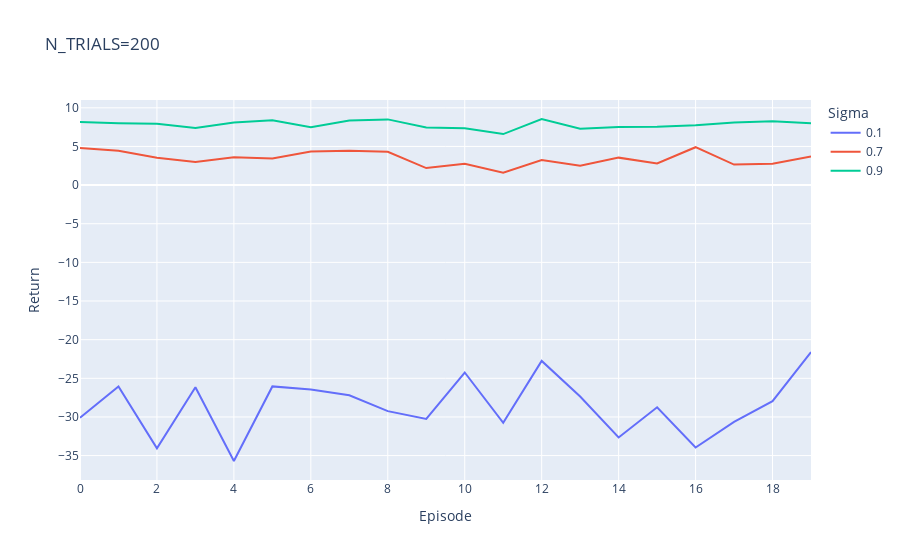

Source (notebook cell):
### Code cell
fig = px.line(avg_df, x="Episode", y="Return", color="Sigma", title=f"N_TRIALS={N_TRIALS}")
fig.show()

### Figure 1 — Plotly figure (JSON) as saved in the notebook; plotly's stock layout.template omitted (floating-point values rounded to 4 significant figures)
{"data": [{"hovertemplate": "Sigma=0.1<br>Episode=%{x}<br>Return=%{y}<extra></extra>", "legendgroup": "0.1", "line": {"color": "#636efa", "dash": "solid"}, "marker": {"symbol": "circle"}, "mode": "lines", "name": "0.1", "orientation": "v", "showlegend": true, "type": "scatter", "x": [0, 1, 2, 3, 4, 5, 6, 7, 8, 9, 10, 11, 12, 13, 14, 15, 16, 17, 18, 19], "xaxis": "x", "y": [-30.1, -26.05, -34.05, -26.15, -35.7, -26.05, -26.45, -27.2, -29.25, -30.25, -24.25, -30.75, -22.75, -27.35, -32.65, -28.75, -33.95, -30.65, -27.95, -21.6], "yaxis": "y"}, {"hovertemplate": "Sigma=0.7<br>Episode=%{x}<br>Return=%{y}<extra></extra>", "legendgroup": "0.7", "line": {"color": "#EF553B", "dash": "solid"}, "marker": {"symbol": "circle"}, "mode": "lines", "name": "0.7", "orientation": "v", "showlegend": true, "type": "scatter", "x": [0, 1, 2, 3, 4, 5, 6, 7, 8, 9, 10, 11, 12, 13, 14, 15, 16, 17, 18, 19], "xaxis": "x", "y": [4.8, 4.45, 3.55, 3, 3.6, 3.45, 4.35, 4.45, 4.3, 2.2, 2.75, 1.6, 3.25, 2.5, 3.55, 2.8, 4.9, 2.65, 2.75, 3.7], "yaxis": "y"}, {"hovertemplate": "Sigma=0.9<br>Episode=%{x}<br>Return=%{y}<extra></extra>", "legendgroup": "0.9", "line": {"color": "#00cc96", "dash": "solid"}, "marker": {"symbol": "circle"}, "mode": "lines", "name": "0.9", "orientation": "v", "showlegend": true, "type": "scatter", "x": [0, 1, 2, 3, 4, 5, 6, 7, 8, 9, 10, 11, 12, 13, 14, 15, 16, 17, 18, 19], "xaxis": "x", "y": [8.15, 8, 7.95, 7.4, 8.1, 8.4, 7.5, 8.35, 8.5, 7.45, 7.35, 6.6, 8.55, 7.3, 7.5, 7.55, 7.75, 8.1, 8.25, 8], "yaxis": "y"}], "layout": {"legend": {"title": {"text": "Sigma"}, "tracegroupgap": 0}, "title": {"text": "N_TRIALS=200"}, "xaxis": {"anchor": "y", "domain": [0, 1], "title": {"text": "Episode"}}, "yaxis": {"anchor": "x", "domain": [0, 1], "title": {"text": "Return"}}}}
